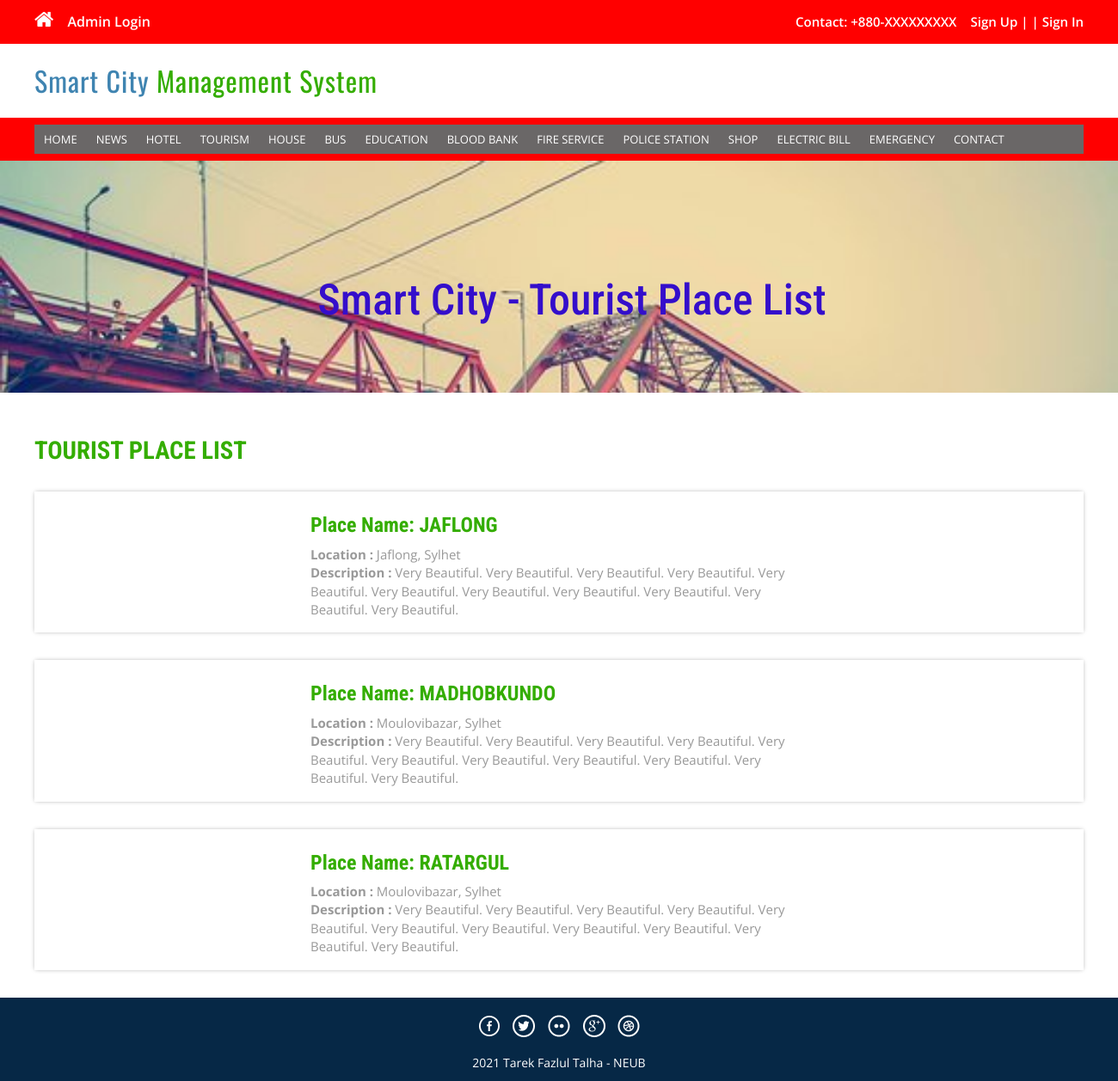
Page /tour.php on the committed database.
### tables this page shows
CREATE TABLE `tbltour` (
  `TourId` int(11) NOT NULL,
  `TourName` varchar(200) NOT NULL,
  `TourType` varchar(150) NOT NULL,
  `TourLocation` varchar(100) NOT NULL,
  `TourDetails` mediumtext NOT NULL,
  `TourImage` varchar(100) NOT NULL,
  `Creationdate` timestamp NOT NULL DEFAULT current_timestamp(),
  `UpdationDate` timestamp NULL DEFAULT '0000-00-00 00:00:00' ON UPDATE current_timestamp()
);

### tour.php (the view, shortened to what this page needs)
<?php
include('includes/config.php');
?>
<!DOCTYPE HTML>
<html>
<head>
<link href="css/bootstrap.css" rel='stylesheet' type='text/css' />
<link href="css/style.css" rel='stylesheet' type='text/css' />
<link href="css/font-awesome.css" rel="stylesheet">
<link href="css/animate.css" rel="stylesheet" type="text/css" media="all">
</head>
<body>
<?php include('includes/header.php');?>
<div class="banner-3">
	<div class="container">
		<h1 class="wow zoomIn animated animated" data-wow-delay=".5s" style="visibility: visible; animation-delay: 0.5s; animation-name: zoomIn;">Smart City - Tourist Place List</h1>
	</div>
</div>
<div class="rooms">
	<div class="container">
		<div class="room-bottom">
			<h3>TOURIST PLACE LIST</h3>
<?php $sql = "SELECT * from tblTour";
$query = $dbh->prepare($sql);
$query->execute();
$results=$query->fetchAll(PDO::FETCH_OBJ);
if($query->rowCount() > 0)
{
foreach($results as $result)
{	?>
			<div class="rom-btm">
				<div class="col-md-3 room-left wow fadeInLeft animated" data-wow-delay=".5s">
				</div>
				<div class="col-md-6 room-midle wow fadeInUp animated" data-wow-delay=".5s">
					<h4>Place Name: <?php echo htmlentities($result->TourName);?></h4>
					<p><b>Location :</b> <?php echo htmlentities($result->TourLocation);?></p>
					<p><b>Description :</b> <?php echo htmlentities($result->TourDetails);?></p>
				</div>
				<div class="col-md-3 room-right wow fadeInRight animated" data-wow-delay=".5s">
				</div>
				<div class="clearfix"></div>
			</div>
<?php }} ?>
		</div>
	</div>
</div>
<?php include('includes/footer.php');?>
</body>
</html>

### css/style.css (style rules this page uses)
html, body { font-size: 100%; background: #fff; font-family: 'Open Sans', sans-serif; }
h1,h2,h3,h4,h5,h6 { padding:0px; font-family: 'Roboto Condensed', sans-serif; }
p { margin:0; }
.banner-3 { background: url(../images/06.jpg)no-repeat; background-size: cover; -webkit-background-size: cover; -o-background-size: cover; -ms-background-size: cover; -moz-background-size: cover; padding: 40px; min-height:200px; }
.banner-3 h1 { font-size: 50px; margin-bottom: 40px; padding: 1.5em 0 0; text-align: center; color: #340ecb; }
.rom-btm { margin-top: 2em; box-shadow: 0px 0px 5px -1px rgba(0, 0, 0, 0.37); }
.room-bottom h3 { font-size: 1.8em; font-weight: 700; color: #34ad00; }
.room-bottom { padding: 2em 0; }
.rom-btm h4 { font-size: 1.5em; font-weight: 700; color: #34ad00; }
.rom-btm p { font-size: 15px; color: #999; }
.room-right { text-align: right; padding: 3em 2em; }
.room-midle { padding: 1em; }

### rows in the picture
tbltour: TourName "JAFLONG", TourLocation "Jaflong, Sylhet", TourDetails "Very Beautiful. Very Beautiful. Very Beautiful. Very Beautiful. Very Beautiful. Very Beautiful. Very Beautiful. Very Beautiful. Very Beautiful. Very Beautiful. Very Beautiful."
tbltour: TourName "MADHOBKUNDO", TourLocation "Moulovibazar, Sylhet", TourDetails "Very Beautiful. Very Beautiful. Very Beautiful. Very Beautiful. Very Beautiful. Very Beautiful. Very Beautiful. Very Beautiful. Very Beautiful. Very Beautiful. Very Beautiful."
tbltour: TourName "RATARGUL", TourLocation "Moulovibazar, Sylhet", TourDetails "Very Beautiful. Very Beautiful. Very Beautiful. Very Beautiful. Very Beautiful. Very Beautiful. Very Beautiful. Very Beautiful. Very Beautiful. Very Beautiful. Very Beautiful."
